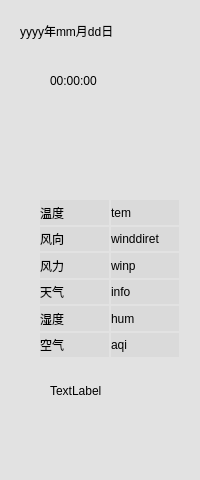
<?xml version="1.0" encoding="UTF-8"?>
<ui version="4.0">
 <class>weatherclock</class>
 <widget class="QWidget" name="weatherclock">
  <property name="geometry">
   <rect>
    <x>0</x>
    <y>0</y>
    <width>200</width>
    <height>480</height>
   </rect>
  </property>
  <property name="windowTitle">
   <string>Form</string>
  </property>
  <property name="styleSheet">
   <string notr="true"/>
  </property>
  <widget class="QLabel" name="datalabel">
   <property name="geometry">
    <rect>
     <x>20</x>
     <y>10</y>
     <width>171</width>
     <height>41</height>
    </rect>
   </property>
   <property name="styleSheet">
    <string notr="true">font: 12pt &quot;黑体&quot; color(255,255,255);
</string>
   </property>
   <property name="text">
    <string>yyyy年mm月dd日</string>
   </property>
  </widget>
  <widget class="QLabel" name="timelabel">
   <property name="geometry">
    <rect>
     <x>50</x>
     <y>60</y>
     <width>131</width>
     <height>41</height>
    </rect>
   </property>
   <property name="styleSheet">
    <string notr="true">font: 16pt &quot;黑体&quot; color(255,255,255);
</string>
   </property>
   <property name="text">
    <string>00:00:00</string>
   </property>
  </widget>
  <widget class="QWidget" name="layoutWidget">
   <property name="geometry">
    <rect>
     <x>40</x>
     <y>200</y>
     <width>139</width>
     <height>157</height>
    </rect>
   </property>
   <layout class="QGridLayout" name="gridLayout">
    <property name="spacing">
     <number>2</number>
    </property>
    <item row="4" column="0">
     <widget class="QLabel" name="guangzhoulabel_5">
      <property name="styleSheet">
       <string notr="true">background-color: rgba(207, 207, 207, 100);font: 12pt &quot;黑体&quot;;</string>
      </property>
      <property name="text">
       <string>湿度</string>
      </property>
     </widget>
    </item>
    <item row="0" column="1">
     <widget class="QLabel" name="temlabel">
      <property name="styleSheet">
       <string notr="true">font: 12pt &quot;黑体&quot;;
background-color: rgba(207, 207, 207, 100);</string>
      </property>
      <property name="text">
       <string>tem</string>
      </property>
     </widget>
    </item>
    <item row="5" column="0">
     <widget class="QLabel" name="guangzhoulabel_6">
      <property name="styleSheet">
       <string notr="true">background-color: rgba(207, 207, 207, 100);font: 12pt &quot;黑体&quot;;</string>
      </property>
      <property name="text">
       <string>空气</string>
      </property>
     </widget>
    </item>
    <item row="0" column="0">
     <widget class="QLabel" name="guangzhoulabel">
      <property name="styleSheet">
       <string notr="true">font: 12pt &quot;黑体&quot;;
background-color: rgba(207, 207, 207, 100);</string>
      </property>
      <property name="text">
       <string>温度</string>
      </property>
     </widget>
    </item>
    <item row="1" column="0">
     <widget class="QLabel" name="guangzhoulabel_2">
      <property name="styleSheet">
       <string notr="true">font: 12pt &quot;黑体&quot;;background-color: rgba(207, 207, 207, 100);</string>
      </property>
      <property name="text">
       <string>风向</string>
      </property>
     </widget>
    </item>
    <item row="1" column="1">
     <widget class="QLabel" name="direlabel">
      <property name="styleSheet">
       <string notr="true">font: 12pt &quot;黑体&quot;;background-color: rgba(207, 207, 207, 100);</string>
      </property>
      <property name="text">
       <string>winddiret</string>
      </property>
     </widget>
    </item>
    <item row="5" column="1">
     <widget class="QLabel" name="aqilabel">
      <property name="styleSheet">
       <string notr="true">background-color: rgba(207, 207, 207, 100);font: 12pt &quot;黑体&quot;;</string>
      </property>
      <property name="text">
       <string>aqi</string>
      </property>
     </widget>
    </item>
    <item row="2" column="0">
     <widget class="QLabel" name="guangzhoulabel_3">
      <property name="styleSheet">
       <string notr="true">background-color: rgba(207, 207, 207, 100);font: 12pt &quot;黑体&quot;;</string>
      </property>
      <property name="text">
       <string>风力</string>
      </property>
     </widget>
    </item>
    <item row="2" column="1">
     <widget class="QLabel" name="winplabel">
      <property name="styleSheet">
       <string notr="true">font: 12pt &quot;黑体&quot;;background-color: rgba(207, 207, 207, 100);</string>
      </property>
      <property name="text">
       <string>winp</string>
      </property>
     </widget>
    </item>
    <item row="3" column="1">
     <widget class="QLabel" name="infolabel">
      <property name="styleSheet">
       <string notr="true">font: 12pt &quot;黑体&quot;;background-color: rgba(207, 207, 207, 100);</string>
      </property>
      <property name="text">
       <string>info</string>
      </property>
     </widget>
    </item>
    <item row="3" column="0">
     <widget class="QLabel" name="guangzhoulabel_4">
      <property name="styleSheet">
       <string notr="true">font: 12pt &quot;黑体&quot;;background-color: rgba(207, 207, 207, 100);</string>
      </property>
      <property name="text">
       <string>天气</string>
      </property>
     </widget>
    </item>
    <item row="4" column="1">
     <widget class="QLabel" name="humiditylabel">
      <property name="styleSheet">
       <string notr="true">font: 12pt &quot;黑体&quot;;background-color: rgba(207, 207, 207, 100);</string>
      </property>
      <property name="text">
       <string>hum</string>
      </property>
     </widget>
    </item>
   </layout>
  </widget>
  <widget class="QLabel" name="label">
   <property name="geometry">
    <rect>
     <x>0</x>
     <y>0</y>
     <width>200</width>
     <height>481</height>
    </rect>
   </property>
   <property name="styleSheet">
    <string notr="true">background-color: rgba(207, 207, 207, 100);</string>
   </property>
   <property name="text">
    <string/>
   </property>
  </widget>
  <widget class="QLabel" name="piclabel">
   <property name="geometry">
    <rect>
     <x>70</x>
     <y>110</y>
     <width>70</width>
     <height>70</height>
    </rect>
   </property>
   <property name="text">
    <string/>
   </property>
  </widget>
  <widget class="QLabel" name="feeltemlabel">
   <property name="geometry">
    <rect>
     <x>50</x>
     <y>380</y>
     <width>111</width>
     <height>21</height>
    </rect>
   </property>
   <property name="styleSheet">
    <string notr="true">font: 12pt &quot;黑体&quot;;</string>
   </property>
   <property name="text">
    <string>TextLabel</string>
   </property>
  </widget>
  <widget class="QLabel" name="humlabel">
   <property name="geometry">
    <rect>
     <x>10</x>
     <y>410</y>
     <width>181</width>
     <height>21</height>
    </rect>
   </property>
   <property name="styleSheet">
    <string notr="true">font: 10pt &quot;黑体&quot;;</string>
   </property>
   <property name="text">
    <string/>
   </property>
  </widget>
  <zorder>label</zorder>
  <zorder>datalabel</zorder>
  <zorder>timelabel</zorder>
  <zorder>layoutWidget</zorder>
  <zorder>piclabel</zorder>
  <zorder>feeltemlabel</zorder>
  <zorder>humlabel</zorder>
 </widget>
 <resources/>
 <connections/>
</ui>
